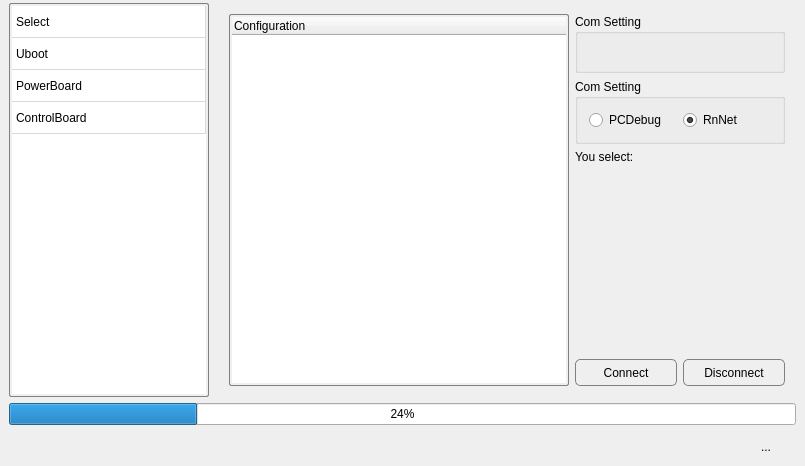
<?xml version="1.0" encoding="UTF-8"?>
<ui version="4.0">
 <class>EpromManager</class>
 <widget class="QDialog" name="EpromManager">
  <property name="geometry">
   <rect>
    <x>0</x>
    <y>0</y>
    <width>805</width>
    <height>466</height>
   </rect>
  </property>
  <property name="sizePolicy">
   <sizepolicy hsizetype="Preferred" vsizetype="Preferred">
    <horstretch>0</horstretch>
    <verstretch>0</verstretch>
   </sizepolicy>
  </property>
  <property name="windowTitle">
   <string>Write2EEprom</string>
  </property>
  <property name="styleSheet">
   <string notr="true">QLineEdit{
border:1px solid gray;
border-radius:5px;
}
QLabel{
border-radius:5px;
}
QPushButton{
	border: 1px solid grey;
	border-radius:5px;
	width: 100;
	height: 25;
}
QPushButton:hover{
	border: 1px solid grey;
	border-radius:5px;
	
	background-color: rgb(172, 190, 255);
}
QPushButton:pressed{
	border: 1px solid grey;
	border-radius:5px;
	color:white;
	background-color: rgb(0, 85, 255);
}


QListView#list{
	padding:2px;
	show-decoration-selected: 1;
	border:1px solid gray;
	border-radius: 2px;
}
QListView::item#list{
	border: 1px solid #d9d9d9;
	border-left-color: transparent;
	border-top-color: transparent;
	height:30px;
}
QListView::item:hover#list {
	background: qlineargradient(x1: 0, y1: 0, x2: 0, y2: 1, stop: 0 #e7effd, stop: 1 #cbdaf1);
	border: 1px solid #bfcde4;

}
QListView::item:selected#list{
	border: 1px solid #567dbc;

}
QListView::item:selected:active#list{
	background: #567DBC;

}
QListView::item:selected:!active#list{
	background: #567DBC;

}

QTreeView{
	padding:2px;
	show-decoration-selected: 1;
	border:1px solid gray;
	border-radius: 2px;
}

QWidget#widget{
	background-color:lightgray;
}
</string>
  </property>
  <layout class="QGridLayout" name="gridLayout_8">
   <property name="leftMargin">
    <number>0</number>
   </property>
   <property name="topMargin">
    <number>3</number>
   </property>
   <property name="rightMargin">
    <number>9</number>
   </property>
   <property name="bottomMargin">
    <number>0</number>
   </property>
   <item row="1" column="0">
    <layout class="QHBoxLayout" name="horizontalLayout_9">
     <property name="spacing">
      <number>9</number>
     </property>
     <property name="leftMargin">
      <number>9</number>
     </property>
     <item>
      <widget class="QListWidget" name="list">
       <property name="sizePolicy">
        <sizepolicy hsizetype="Fixed" vsizetype="Expanding">
         <horstretch>0</horstretch>
         <verstretch>0</verstretch>
        </sizepolicy>
       </property>
       <property name="maximumSize">
        <size>
         <width>200</width>
         <height>16777215</height>
        </size>
       </property>
       <item>
        <property name="text">
         <string>Select</string>
        </property>
       </item>
       <item>
        <property name="text">
         <string>Uboot</string>
        </property>
       </item>
       <item>
        <property name="text">
         <string>PowerBoard</string>
        </property>
       </item>
       <item>
        <property name="text">
         <string>ControlBoard</string>
        </property>
       </item>
      </widget>
     </item>
     <item>
      <widget class="QStackedWidget" name="stack">
       <property name="currentIndex">
        <number>0</number>
       </property>
       <widget class="QWidget" name="Select">
        <layout class="QHBoxLayout" name="horizontalLayout_13">
         <item>
          <widget class="QTreeWidget" name="selectTree">
           <column>
            <property name="text">
             <string>Configuration</string>
            </property>
           </column>
          </widget>
         </item>
         <item>
          <layout class="QVBoxLayout" name="verticalLayout">
           <item>
            <widget class="QGroupBox" name="groupBox">
             <property name="title">
              <string>Com Setting</string>
             </property>
             <layout class="QGridLayout" name="gridLayout_9">
              <item row="0" column="0">
               <widget class="QLabel" name="comLabel">
                <property name="text">
                 <string/>
                </property>
               </widget>
              </item>
             </layout>
            </widget>
           </item>
           <item>
            <widget class="QGroupBox" name="groupBox_2">
             <property name="title">
              <string>Com Setting</string>
             </property>
             <layout class="QHBoxLayout" name="horizontalLayout_12">
              <item>
               <widget class="QRadioButton" name="radioButton">
                <property name="text">
                 <string>PCDebug</string>
                </property>
               </widget>
              </item>
              <item>
               <widget class="QRadioButton" name="radioButton_2">
                <property name="text">
                 <string>RnNet</string>
                </property>
                <property name="checked">
                 <bool>true</bool>
                </property>
               </widget>
              </item>
             </layout>
            </widget>
           </item>
           <item>
            <layout class="QVBoxLayout" name="verticalLayout_4">
             <item>
              <widget class="QLabel" name="label_2">
               <property name="sizePolicy">
                <sizepolicy hsizetype="Fixed" vsizetype="Fixed">
                 <horstretch>0</horstretch>
                 <verstretch>0</verstretch>
                </sizepolicy>
               </property>
               <property name="text">
                <string>You select:</string>
               </property>
              </widget>
             </item>
             <item>
              <widget class="QLabel" name="label_Shown">
               <property name="text">
                <string/>
               </property>
              </widget>
             </item>
            </layout>
           </item>
           <item>
            <spacer name="verticalSpacer">
             <property name="orientation">
              <enum>Qt::Vertical</enum>
             </property>
             <property name="sizeHint" stdset="0">
              <size>
               <width>20</width>
               <height>40</height>
              </size>
             </property>
            </spacer>
           </item>
           <item>
            <layout class="QHBoxLayout" name="horizontalLayout_3">
             <item>
              <widget class="QPushButton" name="connectButton">
               <property name="sizePolicy">
                <sizepolicy hsizetype="Preferred" vsizetype="Fixed">
                 <horstretch>0</horstretch>
                 <verstretch>0</verstretch>
                </sizepolicy>
               </property>
               <property name="text">
                <string>Connect</string>
               </property>
              </widget>
             </item>
             <item>
              <widget class="QPushButton" name="disconnectButton">
               <property name="sizePolicy">
                <sizepolicy hsizetype="Preferred" vsizetype="Fixed">
                 <horstretch>0</horstretch>
                 <verstretch>0</verstretch>
                </sizepolicy>
               </property>
               <property name="text">
                <string>Disconnect</string>
               </property>
              </widget>
             </item>
            </layout>
           </item>
          </layout>
         </item>
        </layout>
       </widget>
       <widget class="QWidget" name="Flash">
        <layout class="QGridLayout" name="gridLayout_4">
         <item row="0" column="0">
          <widget class="QLabel" name="hexLabel">
           <property name="text">
            <string>Sdt Document:</string>
           </property>
          </widget>
         </item>
         <item row="1" column="0" colspan="2">
          <layout class="QHBoxLayout" name="horizontalLayout_6">
           <item>
            <widget class="QLineEdit" name="hexLine"/>
           </item>
           <item>
            <widget class="QToolButton" name="hexButton">
             <property name="text">
              <string>...</string>
             </property>
            </widget>
           </item>
          </layout>
         </item>
         <item row="2" column="0" colspan="2">
          <widget class="QWidget" name="widget_Check" native="true">
           <property name="styleSheet">
            <string notr="true">background-color: rgb(240, 240, 240);</string>
           </property>
           <layout class="QHBoxLayout" name="horizontalLayout_11">
            <property name="leftMargin">
             <number>0</number>
            </property>
            <property name="topMargin">
             <number>0</number>
            </property>
            <property name="rightMargin">
             <number>0</number>
            </property>
            <property name="bottomMargin">
             <number>0</number>
            </property>
            <item>
             <widget class="QCheckBox" name="checkBox_Hex">
              <property name="text">
               <string>Hex</string>
              </property>
              <property name="checked">
               <bool>true</bool>
              </property>
             </widget>
            </item>
            <item>
             <widget class="QCheckBox" name="checkBox_Rpd">
              <property name="enabled">
               <bool>false</bool>
              </property>
              <property name="text">
               <string>Rpd</string>
              </property>
             </widget>
            </item>
            <item>
             <widget class="QCheckBox" name="checkBox_Xml">
              <property name="text">
               <string>Xml</string>
              </property>
              <property name="checked">
               <bool>true</bool>
              </property>
             </widget>
            </item>
            <item>
             <spacer name="horizontalSpacer_8">
              <property name="orientation">
               <enum>Qt::Horizontal</enum>
              </property>
              <property name="sizeHint" stdset="0">
               <size>
                <width>341</width>
                <height>20</height>
               </size>
              </property>
             </spacer>
            </item>
           </layout>
          </widget>
         </item>
         <item row="3" column="0">
          <widget class="QLabel" name="xmlLabel">
           <property name="text">
            <string>Xml Document:</string>
           </property>
          </widget>
         </item>
         <item row="4" column="0" colspan="2">
          <layout class="QHBoxLayout" name="horizontalLayout_7">
           <item>
            <widget class="QLineEdit" name="xmlLine"/>
           </item>
           <item>
            <widget class="QToolButton" name="xmlButton">
             <property name="text">
              <string>...</string>
             </property>
            </widget>
           </item>
          </layout>
         </item>
         <item row="5" column="1">
          <spacer name="verticalSpacer_2">
           <property name="orientation">
            <enum>Qt::Vertical</enum>
           </property>
           <property name="sizeHint" stdset="0">
            <size>
             <width>20</width>
             <height>190</height>
            </size>
           </property>
          </spacer>
         </item>
         <item row="6" column="0">
          <spacer name="horizontalSpacer">
           <property name="orientation">
            <enum>Qt::Horizontal</enum>
           </property>
           <property name="sizeHint" stdset="0">
            <size>
             <width>40</width>
             <height>20</height>
            </size>
           </property>
          </spacer>
         </item>
         <item row="6" column="1">
          <layout class="QHBoxLayout" name="horizontalLayout_5">
           <item>
            <widget class="QPushButton" name="flashButton">
             <property name="sizePolicy">
              <sizepolicy hsizetype="Preferred" vsizetype="Fixed">
               <horstretch>0</horstretch>
               <verstretch>0</verstretch>
              </sizepolicy>
             </property>
             <property name="text">
              <string>Flash</string>
             </property>
            </widget>
           </item>
          </layout>
         </item>
        </layout>
       </widget>
       <widget class="QWidget" name="PowerBoard">
        <layout class="QGridLayout" name="gridLayout">
         <property name="leftMargin">
          <number>0</number>
         </property>
         <property name="topMargin">
          <number>0</number>
         </property>
         <property name="rightMargin">
          <number>0</number>
         </property>
         <property name="bottomMargin">
          <number>0</number>
         </property>
         <item row="0" column="0">
          <widget class="QTabWidget" name="tabWidget">
           <property name="styleSheet">
            <string notr="true"/>
           </property>
           <property name="currentIndex">
            <number>0</number>
           </property>
           <widget class="QWidget" name="tab">
            <attribute name="title">
             <string>Write</string>
            </attribute>
            <layout class="QGridLayout" name="gridLayout_3">
             <property name="leftMargin">
              <number>0</number>
             </property>
             <property name="topMargin">
              <number>0</number>
             </property>
             <property name="rightMargin">
              <number>0</number>
             </property>
             <property name="bottomMargin">
              <number>0</number>
             </property>
             <item row="0" column="0">
              <layout class="QHBoxLayout" name="horizontalLayout">
               <property name="leftMargin">
                <number>5</number>
               </property>
               <property name="topMargin">
                <number>5</number>
               </property>
               <item>
                <widget class="QLabel" name="label">
                 <property name="sizePolicy">
                  <sizepolicy hsizetype="Fixed" vsizetype="Fixed">
                   <horstretch>0</horstretch>
                   <verstretch>0</verstretch>
                  </sizepolicy>
                 </property>
                 <property name="styleSheet">
                  <string notr="true"/>
                 </property>
                 <property name="text">
                  <string>PCBA Code:</string>
                 </property>
                </widget>
               </item>
               <item>
                <widget class="QLineEdit" name="lineEdit">
                 <property name="sizePolicy">
                  <sizepolicy hsizetype="Fixed" vsizetype="Fixed">
                   <horstretch>0</horstretch>
                   <verstretch>0</verstretch>
                  </sizepolicy>
                 </property>
                 <property name="minimumSize">
                  <size>
                   <width>220</width>
                   <height>0</height>
                  </size>
                 </property>
                 <property name="styleSheet">
                  <string notr="true">background-color: rgb(255, 255, 255);</string>
                 </property>
                </widget>
               </item>
               <item>
                <spacer name="horizontalSpacer_4">
                 <property name="orientation">
                  <enum>Qt::Horizontal</enum>
                 </property>
                 <property name="sizeType">
                  <enum>QSizePolicy::Expanding</enum>
                 </property>
                 <property name="sizeHint" stdset="0">
                  <size>
                   <width>130</width>
                   <height>20</height>
                  </size>
                 </property>
                </spacer>
               </item>
              </layout>
             </item>
             <item row="1" column="0">
              <widget class="QTreeWidget" name="treeWidget">
               <property name="minimumSize">
                <size>
                 <width>0</width>
                 <height>0</height>
                </size>
               </property>
               <column>
                <property name="text">
                 <string>PowerBoard</string>
                </property>
               </column>
               <column>
                <property name="text">
                 <string>Value</string>
                </property>
               </column>
               <column>
                <property name="text">
                 <string>Unit</string>
                </property>
               </column>
               <column>
                <property name="text">
                 <string>Scale</string>
                </property>
               </column>
               <column>
                <property name="text">
                 <string>Description</string>
                </property>
               </column>
               <column>
                <property name="text">
                 <string>Type</string>
                </property>
               </column>
               <column>
                <property name="text">
                 <string>Address</string>
                </property>
               </column>
              </widget>
             </item>
             <item row="2" column="0">
              <layout class="QHBoxLayout" name="horizontalLayout_10">
               <property name="rightMargin">
                <number>5</number>
               </property>
               <property name="bottomMargin">
                <number>5</number>
               </property>
               <item>
                <spacer name="horizontalSpacer_7">
                 <property name="orientation">
                  <enum>Qt::Horizontal</enum>
                 </property>
                 <property name="sizeHint" stdset="0">
                  <size>
                   <width>40</width>
                   <height>20</height>
                  </size>
                 </property>
                </spacer>
               </item>
               <item>
                <widget class="QPushButton" name="writeButton">
                 <property name="sizePolicy">
                  <sizepolicy hsizetype="Fixed" vsizetype="Fixed">
                   <horstretch>0</horstretch>
                   <verstretch>0</verstretch>
                  </sizepolicy>
                 </property>
                 <property name="styleSheet">
                  <string notr="true"/>
                 </property>
                 <property name="text">
                  <string>Write</string>
                 </property>
                </widget>
               </item>
              </layout>
             </item>
            </layout>
           </widget>
           <widget class="QWidget" name="tab_2">
            <attribute name="title">
             <string>Read</string>
            </attribute>
            <layout class="QGridLayout" name="gridLayout_7">
             <property name="leftMargin">
              <number>0</number>
             </property>
             <property name="topMargin">
              <number>0</number>
             </property>
             <property name="rightMargin">
              <number>0</number>
             </property>
             <property name="bottomMargin">
              <number>0</number>
             </property>
             <item row="1" column="0">
              <spacer name="horizontalSpacer_2">
               <property name="orientation">
                <enum>Qt::Horizontal</enum>
               </property>
               <property name="sizeHint" stdset="0">
                <size>
                 <width>271</width>
                 <height>17</height>
                </size>
               </property>
              </spacer>
             </item>
             <item row="1" column="1">
              <widget class="QPushButton" name="readButton">
               <property name="sizePolicy">
                <sizepolicy hsizetype="Preferred" vsizetype="Fixed">
                 <horstretch>0</horstretch>
                 <verstretch>0</verstretch>
                </sizepolicy>
               </property>
               <property name="text">
                <string>Read</string>
               </property>
              </widget>
             </item>
             <item row="1" column="2">
              <widget class="QPushButton" name="compareButton">
               <property name="sizePolicy">
                <sizepolicy hsizetype="Preferred" vsizetype="Fixed">
                 <horstretch>0</horstretch>
                 <verstretch>0</verstretch>
                </sizepolicy>
               </property>
               <property name="text">
                <string>Compare</string>
               </property>
              </widget>
             </item>
             <item row="0" column="0" colspan="3">
              <widget class="QTreeWidget" name="readTreeWidget">
               <property name="styleSheet">
                <string notr="true">background-color: rgb(255, 255, 255);</string>
               </property>
               <property name="columnCount">
                <number>2</number>
               </property>
               <attribute name="headerDefaultSectionSize">
                <number>400</number>
               </attribute>
               <column>
                <property name="text">
                 <string>Name</string>
                </property>
               </column>
               <column>
                <property name="text">
                 <string>Value</string>
                </property>
               </column>
              </widget>
             </item>
            </layout>
           </widget>
          </widget>
         </item>
        </layout>
       </widget>
       <widget class="QWidget" name="ControlBoard">
        <layout class="QGridLayout" name="gridLayout_2">
         <property name="leftMargin">
          <number>0</number>
         </property>
         <property name="topMargin">
          <number>0</number>
         </property>
         <property name="rightMargin">
          <number>0</number>
         </property>
         <property name="bottomMargin">
          <number>0</number>
         </property>
         <item row="0" column="0">
          <widget class="QTabWidget" name="tabWidget_2">
           <property name="styleSheet">
            <string notr="true"/>
           </property>
           <property name="currentIndex">
            <number>0</number>
           </property>
           <widget class="QWidget" name="tab_3">
            <attribute name="title">
             <string>Write</string>
            </attribute>
            <layout class="QGridLayout" name="gridLayout_5">
             <property name="leftMargin">
              <number>0</number>
             </property>
             <property name="topMargin">
              <number>0</number>
             </property>
             <property name="rightMargin">
              <number>0</number>
             </property>
             <property name="bottomMargin">
              <number>0</number>
             </property>
             <item row="0" column="0">
              <layout class="QHBoxLayout" name="horizontalLayout_2">
               <property name="leftMargin">
                <number>5</number>
               </property>
               <property name="topMargin">
                <number>5</number>
               </property>
               <item>
                <widget class="QLabel" name="label_3">
                 <property name="sizePolicy">
                  <sizepolicy hsizetype="Fixed" vsizetype="Fixed">
                   <horstretch>0</horstretch>
                   <verstretch>0</verstretch>
                  </sizepolicy>
                 </property>
                 <property name="styleSheet">
                  <string notr="true"/>
                 </property>
                 <property name="text">
                  <string>PCBA Code:</string>
                 </property>
                </widget>
               </item>
               <item>
                <widget class="QLineEdit" name="lineEdit_2">
                 <property name="sizePolicy">
                  <sizepolicy hsizetype="Fixed" vsizetype="Fixed">
                   <horstretch>0</horstretch>
                   <verstretch>0</verstretch>
                  </sizepolicy>
                 </property>
                 <property name="minimumSize">
                  <size>
                   <width>220</width>
                   <height>0</height>
                  </size>
                 </property>
                 <property name="styleSheet">
                  <string notr="true">background-color: rgb(255, 255, 255);</string>
                 </property>
                </widget>
               </item>
               <item>
                <spacer name="horizontalSpacer_5">
                 <property name="orientation">
                  <enum>Qt::Horizontal</enum>
                 </property>
                 <property name="sizeType">
                  <enum>QSizePolicy::Expanding</enum>
                 </property>
                 <property name="sizeHint" stdset="0">
                  <size>
                   <width>130</width>
                   <height>20</height>
                  </size>
                 </property>
                </spacer>
               </item>
              </layout>
             </item>
             <item row="1" column="0">
              <widget class="QTreeWidget" name="treeWidget_2">
               <property name="minimumSize">
                <size>
                 <width>0</width>
                 <height>0</height>
                </size>
               </property>
               <property name="styleSheet">
                <string notr="true"/>
               </property>
               <column>
                <property name="text">
                 <string>ControlBoard</string>
                </property>
               </column>
               <column>
                <property name="text">
                 <string>Value</string>
                </property>
               </column>
               <column>
                <property name="text">
                 <string>Unit</string>
                </property>
               </column>
               <column>
                <property name="text">
                 <string>Scale</string>
                </property>
               </column>
               <column>
                <property name="text">
                 <string>Description</string>
                </property>
               </column>
               <column>
                <property name="text">
                 <string>Type</string>
                </property>
               </column>
               <column>
                <property name="text">
                 <string>Address</string>
                </property>
               </column>
              </widget>
             </item>
             <item row="2" column="0">
              <layout class="QHBoxLayout" name="horizontalLayout_8">
               <property name="rightMargin">
                <number>5</number>
               </property>
               <property name="bottomMargin">
                <number>5</number>
               </property>
               <item>
                <spacer name="horizontalSpacer_3">
                 <property name="orientation">
                  <enum>Qt::Horizontal</enum>
                 </property>
                 <property name="sizeHint" stdset="0">
                  <size>
                   <width>318</width>
                   <height>20</height>
                  </size>
                 </property>
                </spacer>
               </item>
               <item>
                <widget class="QPushButton" name="writeButton_2">
                 <property name="sizePolicy">
                  <sizepolicy hsizetype="Fixed" vsizetype="Fixed">
                   <horstretch>0</horstretch>
                   <verstretch>0</verstretch>
                  </sizepolicy>
                 </property>
                 <property name="styleSheet">
                  <string notr="true"/>
                 </property>
                 <property name="text">
                  <string>Write</string>
                 </property>
                </widget>
               </item>
              </layout>
             </item>
            </layout>
           </widget>
           <widget class="QWidget" name="tab_4">
            <attribute name="title">
             <string>Read</string>
            </attribute>
            <layout class="QGridLayout" name="gridLayout_6">
             <property name="leftMargin">
              <number>0</number>
             </property>
             <property name="topMargin">
              <number>0</number>
             </property>
             <property name="rightMargin">
              <number>0</number>
             </property>
             <property name="bottomMargin">
              <number>0</number>
             </property>
             <item row="0" column="0" colspan="3">
              <widget class="QTreeWidget" name="readTreeWidget_2">
               <property name="styleSheet">
                <string notr="true">background-color: rgb(255, 255, 255);</string>
               </property>
               <property name="columnCount">
                <number>2</number>
               </property>
               <attribute name="headerDefaultSectionSize">
                <number>400</number>
               </attribute>
               <column>
                <property name="text">
                 <string>Name</string>
                </property>
               </column>
               <column>
                <property name="text">
                 <string>Value</string>
                </property>
               </column>
              </widget>
             </item>
             <item row="1" column="1">
              <widget class="QPushButton" name="readButton_2">
               <property name="sizePolicy">
                <sizepolicy hsizetype="Preferred" vsizetype="Fixed">
                 <horstretch>0</horstretch>
                 <verstretch>0</verstretch>
                </sizepolicy>
               </property>
               <property name="text">
                <string>Read</string>
               </property>
              </widget>
             </item>
             <item row="1" column="2">
              <widget class="QPushButton" name="compareButton_2">
               <property name="sizePolicy">
                <sizepolicy hsizetype="Preferred" vsizetype="Fixed">
                 <horstretch>0</horstretch>
                 <verstretch>0</verstretch>
                </sizepolicy>
               </property>
               <property name="text">
                <string>Compare</string>
               </property>
              </widget>
             </item>
             <item row="1" column="0">
              <spacer name="horizontalSpacer_6">
               <property name="orientation">
                <enum>Qt::Horizontal</enum>
               </property>
               <property name="sizeHint" stdset="0">
                <size>
                 <width>271</width>
                 <height>20</height>
                </size>
               </property>
              </spacer>
             </item>
            </layout>
           </widget>
          </widget>
         </item>
        </layout>
       </widget>
      </widget>
     </item>
    </layout>
   </item>
   <item row="2" column="0">
    <layout class="QVBoxLayout" name="verticalLayout_2">
     <property name="leftMargin">
      <number>9</number>
     </property>
     <property name="rightMargin">
      <number>0</number>
     </property>
     <property name="bottomMargin">
      <number>3</number>
     </property>
     <item>
      <widget class="QProgressBar" name="progressBar">
       <property name="value">
        <number>24</number>
       </property>
      </widget>
     </item>
     <item>
      <layout class="QHBoxLayout" name="horizontalLayout_4">
       <item>
        <widget class="QLabel" name="warnLabel">
         <property name="text">
          <string/>
         </property>
        </widget>
       </item>
       <item>
        <widget class="QToolButton" name="connectIcon">
         <property name="minimumSize">
          <size>
           <width>60</width>
           <height>32</height>
          </size>
         </property>
         <property name="styleSheet">
          <string notr="true"/>
         </property>
         <property name="text">
          <string>...</string>
         </property>
         <property name="iconSize">
          <size>
           <width>50</width>
           <height>32</height>
          </size>
         </property>
         <property name="autoRaise">
          <bool>true</bool>
         </property>
        </widget>
       </item>
      </layout>
     </item>
    </layout>
   </item>
  </layout>
  <zorder></zorder>
 </widget>
 <layoutdefault spacing="6" margin="11"/>
 <resources/>
 <connections/>
</ui>
